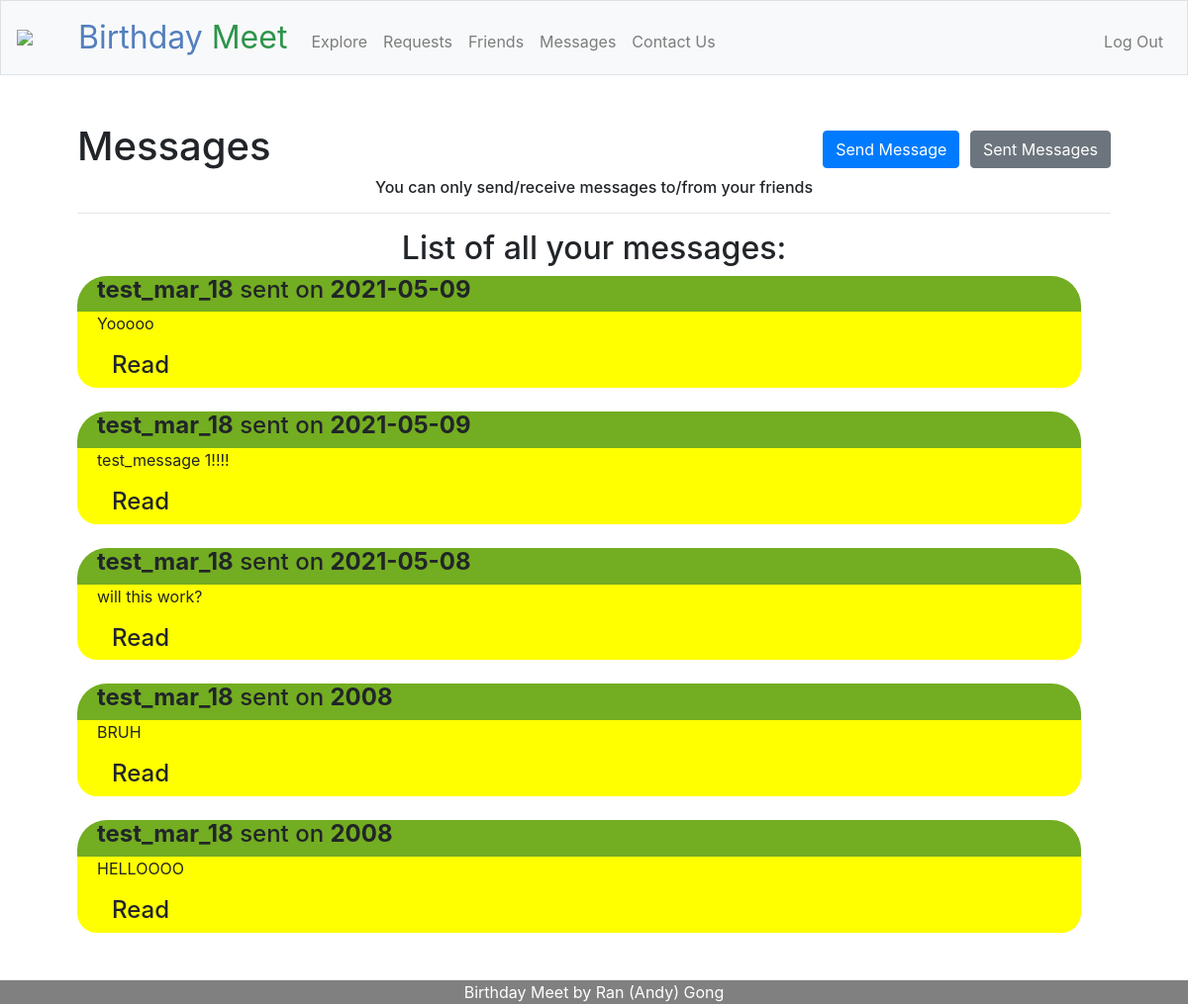
/messages (signed in), run on an earlier commit of the app's database.
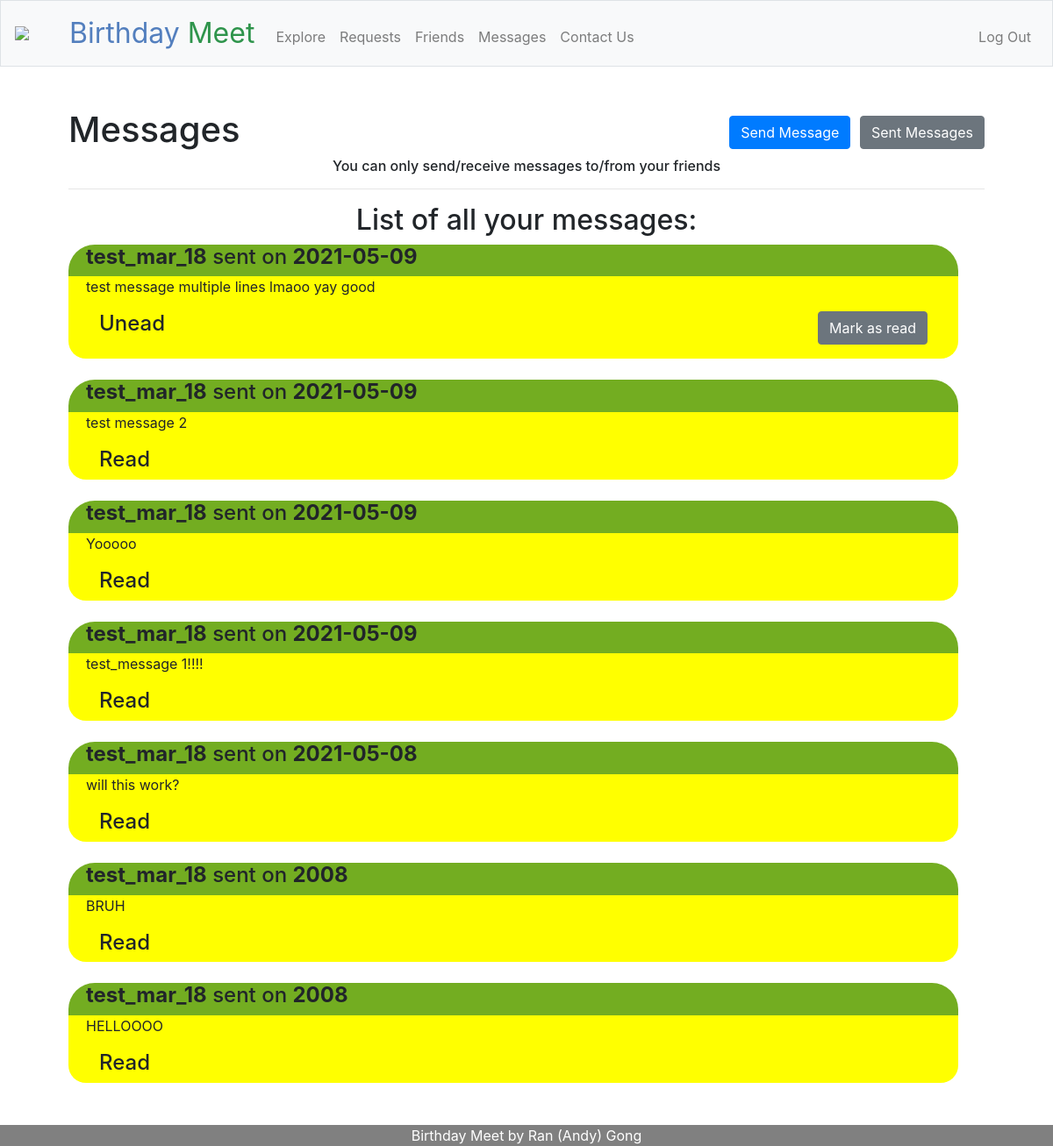
And on a later commit of the database.
### tables this page shows
CREATE TABLE users (id INTEGER, username TEXT NOT NULL, hash TEXT NOT NULL, month INTEGER NOT NULL, day INTEGER NOT NULL, PRIMARY KEY(id));

CREATE TABLE messages (
        id INTEGER,
        sender_id INTEGER NOT NULL,
        receiver_id INTEGER NOT NULL,
        message_text TEXT NOT NULL,
        when_sent DATE NOT NULL,
        is_read BIT NOT NULL,
        FOREIGN KEY (sender_id) REFERENCES users (id),
        FOREIGN KEY (receiver_id) REFERENCES users (id),
        PRIMARY KEY(id)
    );

### app.py (the view, shortened to what this page needs)
@app.route("/messages", methods=["GET", "POST"])
@login_required
def messages():
    list_of_messages_info = []
    list_of_messages_from_database = db.execute("SELECT * FROM messages WHERE receiver_id = ?", session.get("user_id"))
    for message_from_database in list_of_messages_from_database:
        sender_username = db.execute("SELECT * FROM users WHERE id = ?", message_from_database["sender_id"])[0]["username"]
        is_read = (message_from_database["is_read"] == 1)
        list_of_messages_info.append({
            "message": message_from_database["message_text"],
            "id": message_from_database["id"],
            "sender_username": sender_username,
            "time_sent": message_from_database["when_sent"],
            "is_read": is_read
        })
    list_of_messages_info.reverse()
    return render_template("messages.html", list_of_messages_info=list_of_messages_info)

### app.py (called while the page is built)
@app.after_request
def after_request(response):
    response.headers["Cache-Control"] = "no-cache, no-store, must-revalidate"
    response.headers["Expires"] = 0
    response.headers["Pragma"] = "no-cache"
    return response

def login_required(f):
    @wraps(f)
    def decorated_function(*args, **kwargs):
        if session.get("user_id") is None:
            flash("You are currently not logged in!")
            return redirect("/login")
        return f(*args, **kwargs)
    return decorated_function

### templates/messages.html (shortened to what this page needs)
{% extends "layout.html" %}
{% block main %}
<h1>
    <span class="display-5 fw-bold">Messages</span>
    <div class="float-right">
        <a href="/send"><button class="btn btn-primary">Send Message</button></a>
        <a href="/sent"><button class="btn btn-secondary">Sent Messages</button></a>
    </div>
</h1>
<h6 class="display-5 fw-bold align-center">You can only send/receive messages to/from your friends</h6>
<hr>
{% if list_of_messages_info %}
    <h2 class="display-5 align-center">List of all your messages:</h2>
    {% for message in list_of_messages_info %}
        <div class="container-fluid">
            <div class="row" style="
            border-radius: 30px 30px 0px 0px;
            background: #73AD21;
            padding-left: 20px;
            width: 100%;
            text-align: left;
        ">
                <h4 class="display-5">
                    <span style="font-weight: bold;">{{ message.sender_username }}</span> sent on <span style="font-weight: bold;">{{ message.time_sent }}</span>
                </h4>
            </div>
            <div class="row" style="
                background: #ffff00;
                padding-left: 20px;
                padding-right: 20px;
                width: 100%;
                text-align: left;
            ">
                <p>
                    {{ message.message }}
                </p>
            </div>
            <div class="row justify-content-between"style="
                border-radius: 0px 0px 20px 20px;
                background: #ffff00;
                padding-left: 20px;
                padding-right: 20px;
                width: 100%;
                text-align: left;
            ">
                {% if message.is_read %}
                <div class="col-4">
                    <h4>
                        Read
                    </h4>
                </div>
                {% else %}
                <div class="col-4">
                    <h4>
                        Unead
                    </h4>
                </div>
                <div class="col-8" style="text-align: right;">
                    <form action="/messages" method="post">
                        <div class="form-group">
                            <button class="btn btn-secondary" type="submit">Mark as read</button>
                        </div>
                    </form>
                </div>
                {% endif %}
            </div>
        </div>
        <br>
    {% endfor %}
{% else %}
    <h2 class="display-5 fw-bold align-center">You have received no messages at this moment</h2>
    <h4 class="display-5 fw-bold align-center">Add some friends, or send a message to your friends!</h4>
{% endif %}
{% endblock %}

### templates/layout.html (shortened to what this page needs)
<!DOCTYPE html>
<html lang="en">
    <head>
        <link rel="stylesheet" href="https://cdn.jsdelivr.net/npm/bootstrap@4.5.3/dist/css/bootstrap.min.css">
        <link href="/static/styles.css" rel="stylesheet">
    </head>
    <body>
        <nav class="navbar navbar-expand-md navbar-light bg-light border">
            <a class="navbar-brand" href="/">
                <div class="logo-image">
                    <img src="/static/cake-sign-icon-vector-23782623.jpg" class="img-fluid">
                </div>
            </a>
            <a class="navbar-brand" href="/">
                <span class="blue">Birthday</span> <span class="green">Meet</span>
            </a>
            <div class="collapse navbar-collapse" id="navbar">
                {% if session.user_id %}
                    <ul class="navbar-nav mr-auto mt-2">
                        <li class="nav-item"><a class="nav-link" href="/explore">Explore</a></li>
                        <li class="nav-item"><a class="nav-link" href="/requests">Requests</a></li>
                        <li class="nav-item"><a class="nav-link" href="/friends">Friends</a></li>
                        <li class="nav-item"><a class="nav-link" href="/messages">Messages</a></li>
                        <li class="nav-item"><a class="nav-link" href="/contact">Contact Us</a></li>
                    </ul>
                    <ul class="navbar-nav ml-auto mt-2">
                        <li class="nav-item"><a class="nav-link" href="/logout">Log Out</a></li>
                    </ul>
                {% else %}
                    <ul class="navbar-nav ml-auto mt-2">
                        <li class="nav-item"><a class="nav-link" href="/register">Register</a></li>
                        <li class="nav-item"><a class="nav-link" href="/login">Log In</a></li>
                    </ul>
                {% endif %}
            </div>
        </nav>
        <main class="container p-5">
            {% block main %}{% endblock %}
        </main>
        <footer class="text-center">
            Birthday Meet by Ran (Andy) Gong
        </footer>
    </body>
</html>

### static/styles.css (style rules this page uses)
nav .navbar-brand { font-size: xx-large; }
nav .navbar-brand .blue { color: #537fbe; }
nav .navbar-brand .green { color: #2e944b; }
footer { position: fixed; left: 0; bottom: 0; width: 100%; background-color: grey; color: white; text-align: center; }
.logo-image { width: 46px; height: 46px; border-radius: 30%; overflow: hidden; margin-top: -6px; }
.align-center { text-align: center; }
.container-fluid { margin-right: 0; margin-left: 0; overflow: hidden; }

What changed in the data, as far as the page shows it:
added messages: time_sent "2021-05-09", message "test message multiple lines lmaoo yay good"
added messages: time_sent "2021-05-09", message "test message 2"
Also different on the page:
new list line: "test_mar_18"
new list line: "sent on Unead Mark as read"
new list line: "sent on Read"
